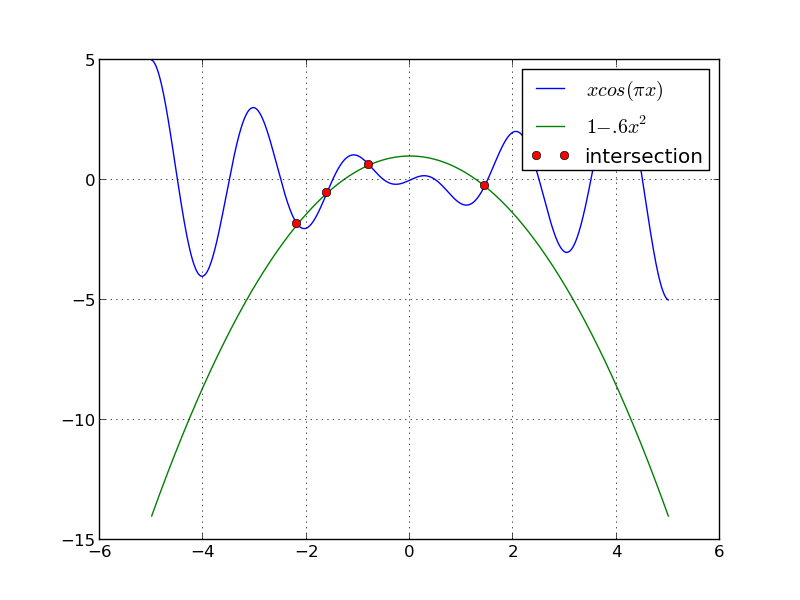

Generate this figure with Python:
import matplotlib.pyplot as plt
from matplotlib import rc
import numpy as np 
from newton import solve




def g1(x):
	return x *np.cos(np.pi *x)

def g2(x):
	return 1-.6*(x**2)	

def fval_g1_g2(x):
	f = g1(x)-g2(x)
	fp= np.cos(np.pi*x) + -1*np.pi*x*np.sin(np.pi*x) + 1.2*(x)
	return f,fp


if __name__=="__main__":
	print "Running test..."
	x_guess = [-2,-1.6,-0.8,1.4]
	xfinal=[]

	plt.figure(1)
	plt.clf()
	x = np.linspace(-5,5,1000)
	y1 = g1(x)
	y2 = g2(x)
	g1plot, =plt.plot(x,y1,label = r"$xcos(\pi x)$")
	g2plot, =plt.plot(x,y2,label = r"$1-.6x^2$")
	
	
	

	for x0 in x_guess:
		print "With initial guess x0 = %22.16e " % x0
		(xf,i) =solve(fval_g1_g2,x0)
		print " \t solve returns x = %22.16e after %i iterations \n" % (xf, i)
		xfinal.append(xf)

	plt.plot(xfinal,map(g1,xfinal),'ro',label = 'intersection')

	plt.grid()
	
	plt.legend()
	plt.savefig('intersections.png')



